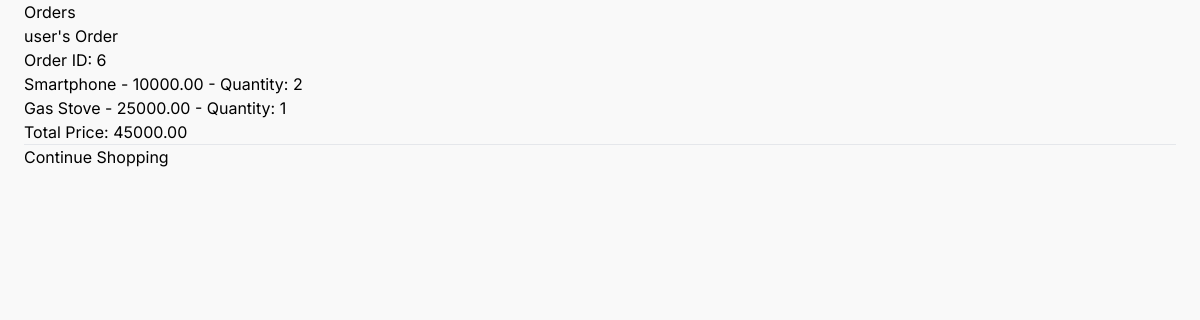
Page /app/view-order (signed in) on the earlier database version.
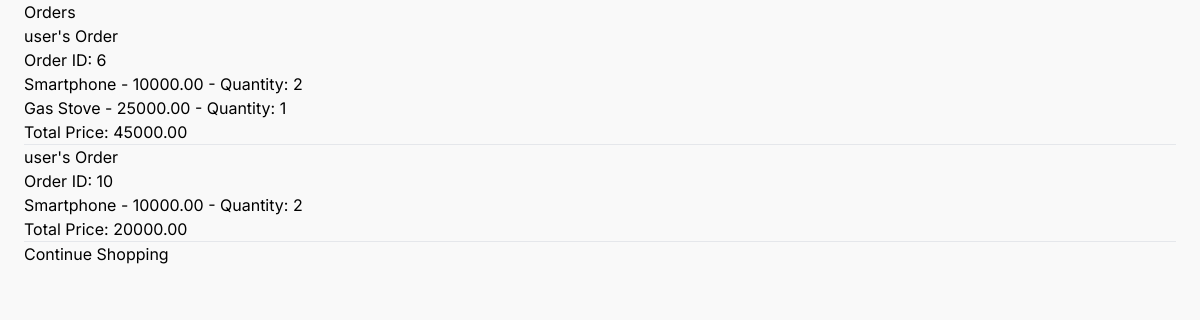
Same page on the later database version.
### app/models.py (models this page shows, shortened)
class Order(models.Model):
    user = models.ForeignKey(User, on_delete=models.CASCADE)
    def __str__(self):
        return f"{self.user}'s Order"

class OrderItem(models.Model):
    order = models.ForeignKey(Order, related_name='orderitems', on_delete=models.CASCADE)
    product = models.ForeignKey(Product, on_delete=models.CASCADE)
    quantity = models.PositiveIntegerField(default=1)

class Product(models.Model):
    name = models.CharField(max_length=255)
    description = models.TextField()
    price = models.DecimalField(max_digits=10, decimal_places=2)
    quantity_available = models.IntegerField()
    category = models.ForeignKey(Category, on_delete=models.CASCADE)
    def __str__(self):
        return f"{self.name} - {self.price}"

### app/views.py (the view)
# urls.py: path("view-order", views.view_order, name="view_order")
def view_order(request):
    if not request.user.is_authenticated:
        return redirect(reverse("login"))
    orders = Order.objects.filter(user=request.user)
    for order in orders:
        order.total_price = sum(item.product.price * item.quantity for item in order.orderitems.all())
    return render(request, "app/order.html", {"orders": orders})

### app/templates/app/order.html
{% extends "app/layout.html" %}
{% block body %}
<h2>Orders</h2>
{% for order in orders %}
    <h3>{{ order }}</h3> <span>Order ID: {{ order.id }}</span>
    <ul>
        {% for item in order.orderitems.all %}
            <li>{{ item.product }} - Quantity: {{ item.quantity }}</li>
        {% endfor %}
    </ul>
    <p>Total Price: {{ order.total_price }}</p>
    <hr>
{% endfor %}
<a href="{% url 'app' %}">Continue Shopping</a>
{% endblock %}

### app/templates/app/layout.html (shortened to what this page needs)
{% load static %}
<!DOCTYPE html>
<html lang="en">
<head>
    <link rel="stylesheet" href="{% static 'src/styles.css' %}">
</head>
<body class="h-screen md:max-w-6xl mx-auto bg-[#F9F9F9] font-['Inter']">
    <div>
        {% block body %}
        {% endblock %}
    </div>
</body>
</html>

### app/static/src/styles.css (style rules this page uses)
html, :host { line-height: 1.5; -webkit-text-size-adjust: 100%; -moz-tab-size: 4; -o-tab-size: 4; tab-size: 4; font-family: ui-sans-serif, system-ui, sans-serif, "Apple Color Emoji", "Segoe UI Emoji", "Segoe UI Symbol", "Noto Color Emoji"; font-feature-settings: normal; font-variation-settings: normal; -webkit-tap-highlight-color: transparent; }
body { margin: 0; line-height: inherit; }
hr { height: 0; color: inherit; border-top-width: 1px; }
h1, h2, h3, h4, h5, h6 { font-size: inherit; font-weight: inherit; }
a { color: inherit; text-decoration: inherit; }
blockquote, dl, dd, h1, h2, h3, h4, h5, h6, hr, figure, p, pre { margin: 0; }
ol, ul, menu { list-style: none; margin: 0; padding: 0; }
.mx-auto { margin-left: auto; margin-right: auto; }
.h-screen { height: 100vh; }
.bg-\[\#F9F9F9\] { --tw-bg-opacity: 1; background-color: rgb(249 249 249 / var(--tw-bg-opacity)); }
.font-\[\'Inter\'\] { font-family: 'Inter'; }
@media (min-width: 768px) { .md\:max-w-6xl { max-width: 72rem; } }

Differences in the rows shown:
added Order: user.username "user's Order", id "10", total_price "20000.00"
added OrderItem: product "Smartphone - 10000.00", quantity "2", shown under "user's Order"
